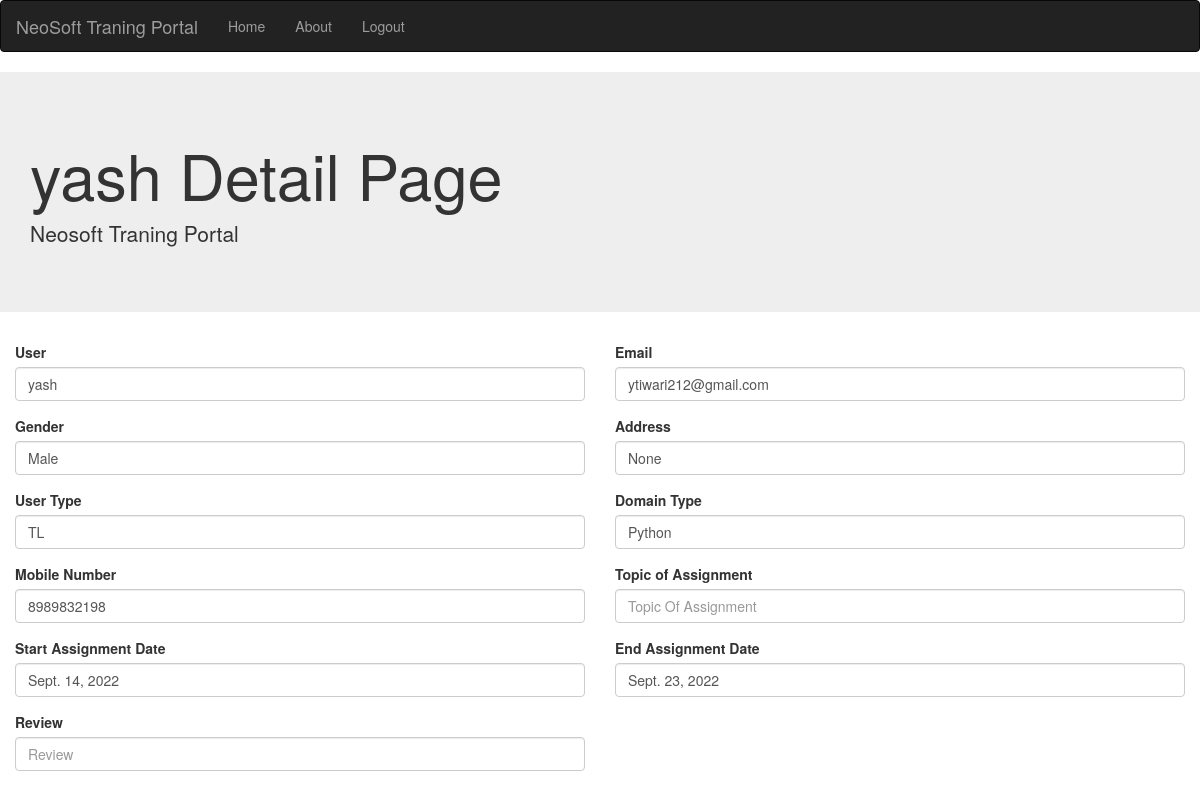
/assign-detail/2/, run on the app's committed database.
### core/models.py (models this page shows, shortened)
class User(AbstractUser):
    mobile_number = models.CharField(
        max_length=40, unique=True, blank=False, null=False, db_index=True
    )
    address = models.CharField(max_length=255, blank=True, null=True)
    field_type = models.CharField(choices=STATE_CHOICE, max_length=50)
    User_type = models.CharField(choices=STATE_CHOICE2, max_length=50)
    assigned_client = models.CharField(max_length=100)
    DOB = models.DateField(null=True,blank=True)
    gender = models.CharField(choices=STATE_CHOICE1, max_length=50)
    def __str__(self):
        return f"{self.first_name}"

class Assignment(models.Model):
    Start_traning_date = models.DateField(auto_now=False, auto_now_add=False)
    End_traning_date = models.DateField(auto_now=False, auto_now_add=False)
    Topic_of_assignment = models.CharField(max_length=50)
    user = models.ForeignKey(User,on_delete=models.CASCADE)

### core/views.py (the view)
# urls.py: path('assign-detail/<int:pk>/',UserAssignmentDetailView.as_view(),name='assign-detail'),
class UserAssignmentDetailView(View):
    def get(self,request,*args,**kwargs):
        if request.method == "GET":
            user_id=kwargs.get('pk')
            user = User.objects.filter(pk=user_id).last()
            assignment= Assignment.objects.filter(user_id=user_id).last()
            traning = Traning.objects.filter(user_id=user_id).last()
            review = Review.objects.filter(user_id=user_id).last()
            client = Client.objects.filter(user_id=user_id).last()
            return render(request, 'core/user_assign_detail.html', {'user':user,'assignment':assignment,'traning':traning,'review':review,'client':client})

### core/templates/core/user_assign_detail.html (shortened to what this page needs)
{% extends 'core/base.html' %}
{%load static %}
{% block content %}
<head>
</head>
<body>
	<nav class="navbar navbar-inverse">
		<div class="container-fluid">
		  <div class="navbar-header">
			<a class="navbar-brand" href="#">NeoSoft Traning Portal</a>
		  </div>
		  <ul class="nav navbar-nav">
			<li><a href="{% url 'core:tl' %}">Home</a></li>
			<li><a href="{% url 'core:about' %}">About</a></li>
			<li><a href="{% url 'core:login' %}">Logout</a></li>
		  </ul>
		</div>
	</nav>
	<div class="jumbotron jumbotron-fluid">
		<div class="container">
		  <h1 class="display-4">{{user}} Detail Page</h1>
		  <p class="lead">Neosoft Traning Portal</p>
		</div>
	</div>
	<div class="col-md-6">
		<div class="form-group">
			<label>User</label>
			<input
			class="form-control"
			type="text"
			formControlName="drive_type"
			placeholder="Username"
			value="{{user.first_name}}"
			/>
		</div>
	</div>
	<div class="col-md-6">
		<div class="form-group">
			<label>Email</label>
			<input
			class="form-control"
			type="text"
			formControlName="drive_type"
			placeholder="Email"
			value='{{user.email}}'
			/>
		</div>
	</div>
	<div class="col-md-6">
		<div class="form-group">
			<label>Gender</label>
			<input
			class="form-control"
			type="text"
			formControlName="drive_type"
			placeholder="Gender"
			value='{{user.gender}}'
			/>
		</div>
	</div>
	<div class="col-md-6">
		<div class="form-group">
			<label>Address</label>
			<input
			class="form-control"
			type="text"
			formControlName="drive_type"
			placeholder="Address"
			value='{{user.address}}'
			/>
		</div>
	</div>
	<div class="col-md-6">
		<div class="form-group">
			<label>User Type</label>
			<input class="form-control" type="text" formControlName="drive_type" placeholder="User Type" value="{{user.User_type}}">
		</div>
	</div>
	<div class="col-md-6">
		<div class="form-group">
			<label>Domain Type</label>
			<input class="form-control" type="text" formControlName="drive_type" placeholder="Domain Type" value="{{user.field_type}}">
		</div>
	</div>
	<div class="col-md-6">
		<div class="form-group">
			<label>Mobile Number </label>
			<input class="form-control" type="text" formControlName="drive_type" placeholder="Mobile number" value="{{user.mobile_number}}">
		</div>
	</div>
	<div class="col-md-6">
		<div class="form-group">
			<label>Topic of Assignment</label>
			<input
			class="form-control"
			type="text"
			formControlName="drive_type"
			placeholder="Topic Of Assignment"
			value="{{assignment.assignment_topic}}"
			/>
		</div>
	</div>
	<div class="col-md-6">
		<div class="form-group">
			<label>Start Assignment Date</label>
			<input
			class="form-control"
			type="text"
			formControlName="drive_type"
			placeholder="Start Assignment Date"
			value='{{ assignment.Start_traning_date }}'
			/>
		</div>
	</div>
	<div class="col-md-6">
		<div class="form-group">
			<label>End Assignment Date</label>
			<input
			class="form-control"
			type="text"
			formControlName="drive_type"
			placeholder="End Assignment Date"
			value='{{assignment.End_traning_date}}'
			/>
		</div>
	</div>
	<div class="col-md-6">
		<div class="form-group">
			<label>Review</label>
			<input
			class="form-control"
			type="text"
			formControlName="drive_type"
			placeholder="Review"
			value='{{review.review}}'
			/>
		</div>
	</div>
</body>
{% endblock %}

### data on the page
User: first_name "yash", email "ytiwari212@gmail.com", gender "Male", address "None", User_type "TL", field_type "Python", mobile_number "8989832198"
Assignment: Start_traning_date "Sept. 14, 2022", End_traning_date "Sept. 23, 2022"
